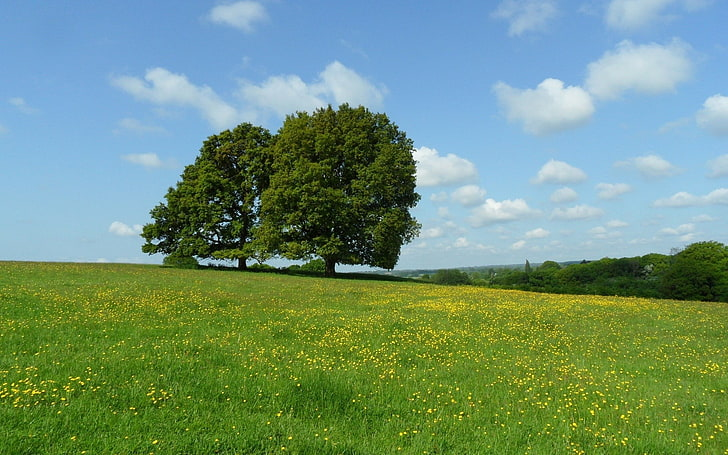
#> input picture DeepLearning_IMGPR/8.jpg, 728 x 455 px
$ python template.py
#> lines starting #> are read from the running program, lines starting #| are printed output that depends on the picture; after the words box and inside, x2 and y2 are one past the last pixel; in counts of white or black regions, pixels touching at a corner belong together
import cv2

img = cv2.imread('8.jpg')
#> img is the input picture: shape (455, 728, 3); mean B, G, R 119.9, 146.7, 113
gray_img = cv2.cvtColor(img, cv2.COLOR_BGR2GRAY)
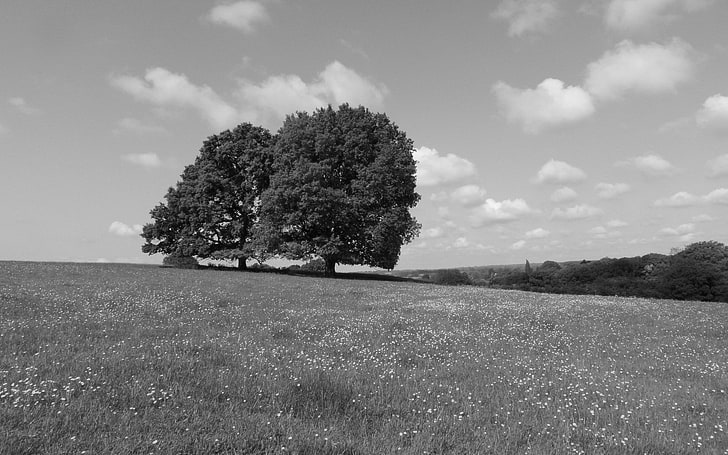
#> gray_img: shape (455, 728); min 0, max 254, mean 133.5
template = cv2.imread('template.jpg', 0)
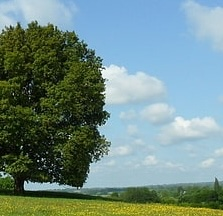
#> input picture DeepLearning_IMGPR/template.jpg, 223 x 216 px
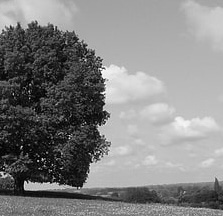
#> template: shape (216, 223); min 0, max 253, mean 130.6
result = cv2.matchTemplate(gray_img, template, cv2.TM_CCOEFF_NORMED)
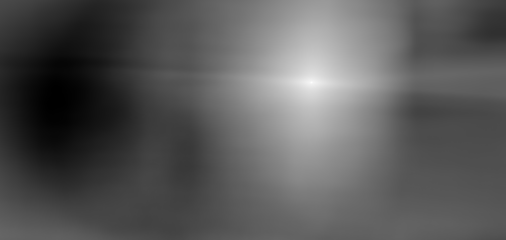
#> result: shape (240, 506) float32; min -0.475, max 1, mean 0.0432; drawn with min black and max white

min_val, max_val, min_loc, max_loc = cv2.minMaxLoc(result)
#> min_val = -0.475; max_val = 1; min_loc = (54, 103); max_loc = (311, 82)
top_left = max_loc
#> top_left = (311, 82)
h, w = template.shape[:2]
#> h = 216; w = 223
bottom_right = (top_left[0] + w, top_left[1] + h)
#> bottom_right = (534, 298)

cv2.rectangle(img, top_left, bottom_right, (0, 255, 0), 3)
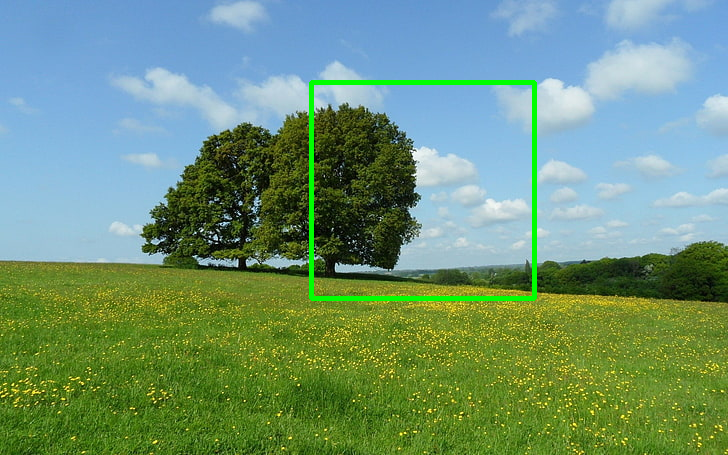
#> img: shape (455, 728, 3); 1.32% of pixels changed, all inside (x1, y1, x2, y2) = (309, 80, 537, 301)

cv2.imshow('Detected Template', img)
cv2.waitKey(0)
cv2.destroyAllWindows()
